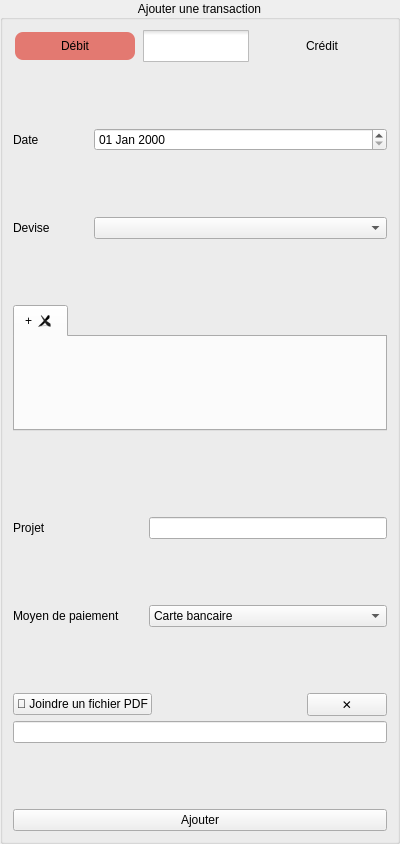
<?xml version="1.0" encoding="UTF-8"?>
<ui version="4.0">
 <class>TransForm</class>
 <widget class="QWidget" name="TransForm">
  <property name="geometry">
   <rect>
    <x>0</x>
    <y>0</y>
    <width>400</width>
    <height>844</height>
   </rect>
  </property>
  <property name="minimumSize">
   <size>
    <width>400</width>
    <height>0</height>
   </size>
  </property>
  <property name="maximumSize">
   <size>
    <width>400</width>
    <height>16777215</height>
   </size>
  </property>
  <property name="windowTitle">
   <string>Form</string>
  </property>
  <layout class="QGridLayout" name="gridLayout">
   <property name="leftMargin">
    <number>0</number>
   </property>
   <property name="topMargin">
    <number>0</number>
   </property>
   <property name="rightMargin">
    <number>0</number>
   </property>
   <property name="bottomMargin">
    <number>0</number>
   </property>
   <item row="0" column="0">
    <widget class="QGroupBox" name="groupBoxAdd">
     <property name="maximumSize">
      <size>
       <width>400</width>
       <height>16777215</height>
      </size>
     </property>
     <property name="title">
      <string>Ajouter une transaction</string>
     </property>
     <property name="alignment">
      <set>Qt::AlignCenter</set>
     </property>
     <property name="flat">
      <bool>false</bool>
     </property>
     <layout class="QGridLayout" name="gridLayout_2">
      <property name="leftMargin">
       <number>10</number>
      </property>
      <property name="topMargin">
       <number>10</number>
      </property>
      <property name="rightMargin">
       <number>10</number>
      </property>
      <property name="bottomMargin">
       <number>10</number>
      </property>
      <item row="15" column="0">
       <spacer name="verticalSpacer_8">
        <property name="orientation">
         <enum>Qt::Vertical</enum>
        </property>
        <property name="sizeType">
         <enum>QSizePolicy::Maximum</enum>
        </property>
        <property name="sizeHint" stdset="0">
         <size>
          <width>20</width>
          <height>60</height>
         </size>
        </property>
       </spacer>
      </item>
      <item row="2" column="0">
       <layout class="QGridLayout" name="gridLayout_5">
        <item row="0" column="0">
         <widget class="QLabel" name="label_4">
          <property name="maximumSize">
           <size>
            <width>75</width>
            <height>16777215</height>
           </size>
          </property>
          <property name="text">
           <string>Date</string>
          </property>
         </widget>
        </item>
        <item row="0" column="1">
         <widget class="QDateEdit" name="dateEditAdd">
          <property name="displayFormat">
           <string>dd MMM yyyy</string>
          </property>
         </widget>
        </item>
        <item row="2" column="0">
         <widget class="QLabel" name="label_5">
          <property name="maximumSize">
           <size>
            <width>75</width>
            <height>16777215</height>
           </size>
          </property>
          <property name="text">
           <string>Devise</string>
          </property>
         </widget>
        </item>
        <item row="2" column="1">
         <widget class="QComboBox" name="comboBox_devise"/>
        </item>
        <item row="1" column="0">
         <spacer name="verticalSpacer_9">
          <property name="orientation">
           <enum>Qt::Vertical</enum>
          </property>
          <property name="sizeType">
           <enum>QSizePolicy::Maximum</enum>
          </property>
          <property name="sizeHint" stdset="0">
           <size>
            <width>20</width>
            <height>60</height>
           </size>
          </property>
         </spacer>
        </item>
       </layout>
      </item>
      <item row="0" column="0">
       <layout class="QHBoxLayout" name="horizontalLayout">
        <item>
         <widget class="QPushButton" name="pushButton_out">
          <property name="minimumSize">
           <size>
            <width>120</width>
            <height>0</height>
           </size>
          </property>
          <property name="maximumSize">
           <size>
            <width>120</width>
            <height>28</height>
           </size>
          </property>
          <property name="styleSheet">
           <string notr="true">QPushButton:checked, QPushButton:pressed{
	background-color:#e37971;
	color: black;
	border: 0px solid;
	border-radius: 8px;
	height: 32px;
}</string>
          </property>
          <property name="text">
           <string>Débit</string>
          </property>
          <property name="checkable">
           <bool>true</bool>
          </property>
          <property name="checked">
           <bool>true</bool>
          </property>
          <property name="flat">
           <bool>true</bool>
          </property>
         </widget>
        </item>
        <item>
         <widget class="QCheckBox" name="checkBox_inOut">
          <property name="minimumSize">
           <size>
            <width>0</width>
            <height>32</height>
           </size>
          </property>
          <property name="maximumSize">
           <size>
            <width>111</width>
            <height>16777215</height>
           </size>
          </property>
          <property name="styleSheet">
           <string notr="true">QCheckBox::indicator {
    height: 32px;
    width: 32px;
    margin: 0 auto;
	transition: image 0.5s;
}

QCheckBox::indicator:checked {
	image: url(:/qrc/ressources/image/toggle-on.png);
}

QCheckBox::indicator:unchecked {
    image: url(:/qrc/ressources/image/toggle-off.png);
}</string>
          </property>
          <property name="text">
           <string/>
          </property>
          <property name="checked">
           <bool>false</bool>
          </property>
         </widget>
        </item>
        <item>
         <widget class="QPushButton" name="pushButton_in">
          <property name="minimumSize">
           <size>
            <width>120</width>
            <height>0</height>
           </size>
          </property>
          <property name="maximumSize">
           <size>
            <width>120</width>
            <height>28</height>
           </size>
          </property>
          <property name="styleSheet">
           <string notr="true">QPushButton:checked, QPushButton:pressed{
	background-color:#6dde72;
	color: black;
	border: 0px solid;
	border-radius: 8px;
	height: 32px;
}</string>
          </property>
          <property name="text">
           <string>Crédit</string>
          </property>
          <property name="checkable">
           <bool>true</bool>
          </property>
          <property name="checked">
           <bool>false</bool>
          </property>
          <property name="flat">
           <bool>true</bool>
          </property>
         </widget>
        </item>
       </layout>
      </item>
      <item row="18" column="0">
       <layout class="QHBoxLayout" name="horizontalLayout_2">
        <item>
         <widget class="QLabel" name="label">
          <property name="maximumSize">
           <size>
            <width>130</width>
            <height>16777215</height>
           </size>
          </property>
          <property name="text">
           <string>Moyen de paiement</string>
          </property>
         </widget>
        </item>
        <item>
         <widget class="QComboBox" name="comboBox_moyen">
          <item>
           <property name="text">
            <string>Carte bancaire</string>
           </property>
          </item>
          <item>
           <property name="text">
            <string>Virement</string>
           </property>
          </item>
          <item>
           <property name="text">
            <string>Espèces</string>
           </property>
          </item>
          <item>
           <property name="text">
            <string>Chèque</string>
           </property>
          </item>
          <item>
           <property name="text">
            <string>Prélèvement</string>
           </property>
          </item>
         </widget>
        </item>
       </layout>
      </item>
      <item row="16" column="0">
       <layout class="QHBoxLayout" name="horizontalLayout_3">
        <item>
         <widget class="QLabel" name="label_2">
          <property name="minimumSize">
           <size>
            <width>130</width>
            <height>0</height>
           </size>
          </property>
          <property name="text">
           <string>Projet</string>
          </property>
         </widget>
        </item>
        <item>
         <widget class="QLineEdit" name="lineEdit_projet"/>
        </item>
       </layout>
      </item>
      <item row="22" column="0">
       <widget class="QLabel" name="label_id">
        <property name="text">
         <string/>
        </property>
       </widget>
      </item>
      <item row="19" column="0">
       <spacer name="verticalSpacer_6">
        <property name="orientation">
         <enum>Qt::Vertical</enum>
        </property>
        <property name="sizeType">
         <enum>QSizePolicy::Maximum</enum>
        </property>
        <property name="sizeHint" stdset="0">
         <size>
          <width>20</width>
          <height>60</height>
         </size>
        </property>
       </spacer>
      </item>
      <item row="20" column="0">
       <layout class="QGridLayout" name="gridLayout_3">
        <property name="horizontalSpacing">
         <number>-1</number>
        </property>
        <property name="verticalSpacing">
         <number>5</number>
        </property>
        <item row="0" column="0">
         <widget class="QPushButton" name="pushButtonAdd_PDF">
          <property name="text">
           <string>📎 Joindre un fichier PDF</string>
          </property>
         </widget>
        </item>
        <item row="0" column="3">
         <widget class="QPushButton" name="pushButton_deletePDF">
          <property name="text">
           <string>✕</string>
          </property>
          <property name="flat">
           <bool>false</bool>
          </property>
         </widget>
        </item>
        <item row="1" column="0" colspan="4">
         <widget class="QLineEdit" name="lineEditPDF">
          <property name="readOnly">
           <bool>true</bool>
          </property>
         </widget>
        </item>
        <item row="0" column="1" colspan="2">
         <spacer name="horizontalSpacer">
          <property name="orientation">
           <enum>Qt::Horizontal</enum>
          </property>
          <property name="sizeHint" stdset="0">
           <size>
            <width>40</width>
            <height>20</height>
           </size>
          </property>
         </spacer>
        </item>
       </layout>
      </item>
      <item row="24" column="0">
       <widget class="QPushButton" name="pushButtonAdd">
        <property name="text">
         <string>Ajouter</string>
        </property>
       </widget>
      </item>
      <item row="11" column="0">
       <widget class="QLabel" name="label_totalAmount">
        <property name="text">
         <string/>
        </property>
        <property name="alignment">
         <set>Qt::AlignLeading|Qt::AlignLeft|Qt::AlignVCenter</set>
        </property>
       </widget>
      </item>
      <item row="9" column="0">
       <spacer name="verticalSpacer_7">
        <property name="orientation">
         <enum>Qt::Vertical</enum>
        </property>
        <property name="sizeType">
         <enum>QSizePolicy::Maximum</enum>
        </property>
        <property name="sizeHint" stdset="0">
         <size>
          <width>20</width>
          <height>60</height>
         </size>
        </property>
       </spacer>
      </item>
      <item row="21" column="0">
       <spacer name="verticalSpacer_2">
        <property name="orientation">
         <enum>Qt::Vertical</enum>
        </property>
        <property name="sizeType">
         <enum>QSizePolicy::Maximum</enum>
        </property>
        <property name="sizeHint" stdset="0">
         <size>
          <width>20</width>
          <height>40</height>
         </size>
        </property>
       </spacer>
      </item>
      <item row="1" column="0">
       <spacer name="verticalSpacer">
        <property name="orientation">
         <enum>Qt::Vertical</enum>
        </property>
        <property name="sizeType">
         <enum>QSizePolicy::Maximum</enum>
        </property>
        <property name="sizeHint" stdset="0">
         <size>
          <width>20</width>
          <height>60</height>
         </size>
        </property>
       </spacer>
      </item>
      <item row="10" column="0">
       <widget class="QTabWidget" name="tabWidget_Line">
        <property name="currentIndex">
         <number>0</number>
        </property>
        <property name="tabsClosable">
         <bool>true</bool>
        </property>
        <property name="tabBarAutoHide">
         <bool>false</bool>
        </property>
        <widget class="QWidget" name="tab_new">
         <attribute name="title">
          <string>+</string>
         </attribute>
        </widget>
       </widget>
      </item>
      <item row="17" column="0">
       <spacer name="verticalSpacer_10">
        <property name="orientation">
         <enum>Qt::Vertical</enum>
        </property>
        <property name="sizeType">
         <enum>QSizePolicy::Maximum</enum>
        </property>
        <property name="sizeHint" stdset="0">
         <size>
          <width>20</width>
          <height>60</height>
         </size>
        </property>
       </spacer>
      </item>
     </layout>
    </widget>
   </item>
  </layout>
 </widget>
 <resources/>
 <connections/>
</ui>
